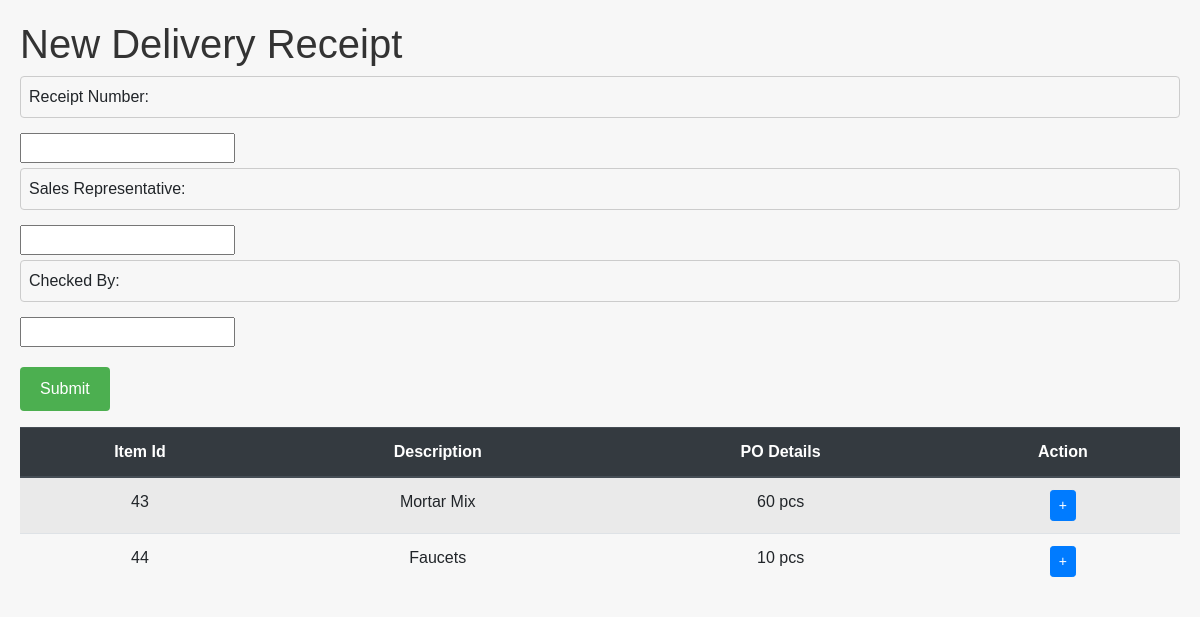
Page /dr_status/status_receive.php?id=26 on the committed database.
### tables this page shows
CREATE TABLE `pod_items` (
  `id` int(11) NOT NULL,
  `supplier_Id` int(11) DEFAULT NULL,
  `purchase_order_id` int(11) DEFAULT NULL,
  `category` varchar(100) DEFAULT NULL,
  `item_description` varchar(100) DEFAULT NULL,
  `unit_of_measure` varchar(50) DEFAULT NULL,
  `quantity` int(11) DEFAULT NULL,
  `unit_price` decimal(10,2) DEFAULT NULL,
  `amount` decimal(10,2) DEFAULT NULL,
  `serial_Id` int(50) NOT NULL,
  `date_expiry` datetime(6) NOT NULL
);

### util/dbhelper.php (called while the page is built, shortened)
<?php
class DbHelper
{
    private $hostname = "127.0.0.1";
    private $username = "root";
    private $password = "";
    private $database = "inventory_management";
    private $conn;
    public function __construct()
    {
        $this->conn = new mysqli($this->hostname, $this->username, $this->password, $this->database);
    }
public function dr_receive($id)
{
    $sql = "SELECT
    purchase_orders.purchase_order_id,
    purchase_orders.purchase_order_number,
    purchase_orders.order_date,
    purchase_orders.mode_of_procurement,
    purchase_orders.procurement_number,
    purchase_orders.procurement_date,
    purchase_orders.place_of_delivery,
    purchase_orders.delivery_date,
    purchase_orders.term_of_delivery,
    purchase_orders.status,
    suppliers.description,
    suppliers.supplier_id,
    suppliers.address,
    pod_items.category,
    pod_items.item_description,
    pod_items.unit_of_measure,
    pod_items.unit_price,
    pod_items.amount,
    pod_items.quantity,
    pod_items.id
FROM
    pod_items
LEFT JOIN
    purchase_orders ON pod_items.purchase_order_id = purchase_orders.purchase_order_id
LEFT JOIN
    suppliers ON purchase_orders.supplier_id = suppliers.supplier_id
WHERE
    purchase_orders.purchase_order_id = ?";
    $stmt = $this->conn->prepare($sql);
    $stmt->bind_param("i", $id);
    if (!$stmt->execute()) {
        die('Execute error: ' . $stmt->error);
    }
    $result = $stmt->get_result();
    $p_order = array();
    while ($row = $result->fetch_assoc()) {
        $p_order[] = (object) $row;
    }
    return $p_order;
}
}

### dr_status/status_receive.php (the view, shortened to what this page needs)
<?php
if (isset($_GET["id"])) {
    $id = $_GET["id"];
} else {
    die("ID NOT SET");
}
require_once "../util/dbhelper.php";
$db = new DbHelper();
$display_data = $db->dr_receive($id);
?>
<!DOCTYPE html>
<html lang="en">
<head>
    <link rel="stylesheet" href="https://stackpath.bootstrapcdn.com/bootstrap/4.5.2/css/bootstrap.min.css">
</head>
<body>
    <h1>New Delivery Receipt</h1>
    <form action="./logic/receipt_process.php" method="post">
        <label for="receipt_number">Receipt Number:</label>
        <input type="text" id="receipt_number" name="receipt_number" required>
        <label for="sales_representative">Sales Representative:</label>
        <input type="text" id="sales_representative" name="sales_representative" required>
        <label for="checked_by">Checked By:</label>
        <input type="text" id="checked_by" name="checked_by" required>
        <div class="form-group full-width">
            <div class="form-actions">
                <button type="submit" name="submit" class="submit-btn">Submit</button>
            </div>
        </div>
    </form>
    <table class="table table-striped">
        <thead class="thead-dark">
            <tr>
                <th class="text-center">Item Id</th>
                <th class="text-center">Description</th>
                <th class="text-center">PO Details</th>
                <th class="text-center">Action</th>
            </tr>
        </thead>
        <tbody>
            <?php foreach ($display_data as $row) : ?>
                <tr>
                    <td class="text-center"><?= htmlspecialchars($row->id); ?></td>
                    <td class="text-center"><?= htmlspecialchars($row->item_description); ?></td>
                    <td class="text-center"><?= htmlspecialchars($row->quantity) . " " . htmlspecialchars($row->unit_of_measure); ?></td>
                    <td class="text-center">
                        <a href="./crud_form/edit_pod_items_receipt.php?id=<?= urlencode($row->id); ?>" class="btn btn-primary btn-sm">+</a>
                    </td>
                </tr>
            <?php endforeach; ?>
        </tbody>
    </table>
</body>
</html>

### dr_status/status_receive.php (style rules this page uses)
body { font-family: Arial, sans-serif; margin: 20px; background-color: #f7f7f7; }
h1 { color: #333; }
label { display: block; width: 100%; padding: 8px; margin: 5px 0 15px; border: 1px solid #ccc; border-radius: 4px; }
.form-actions { margin-top: 20px; }
.submit-btn { padding: 10px 20px; background-color: #4CAF50; color: white; border: none; border-radius: 4px; cursor: pointer; }

### rows in the picture
pod_items: id "43", item_description "Mortar Mix", quantity "60", unit_of_measure "pcs"
pod_items: id "44", item_description "Faucets", quantity "10", unit_of_measure "pcs"
